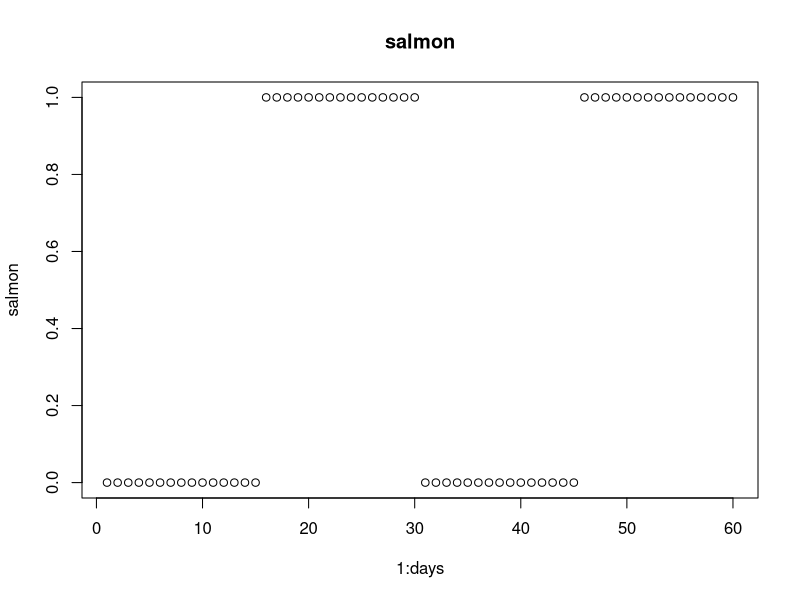
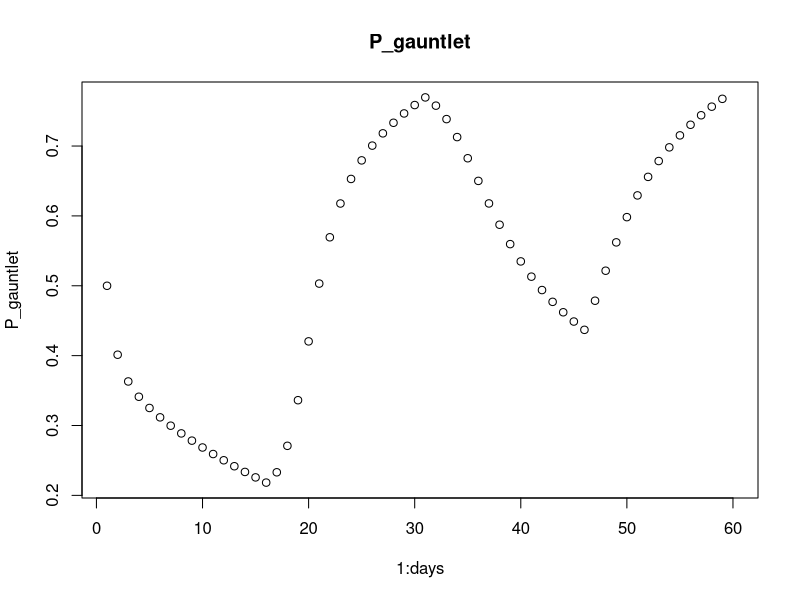
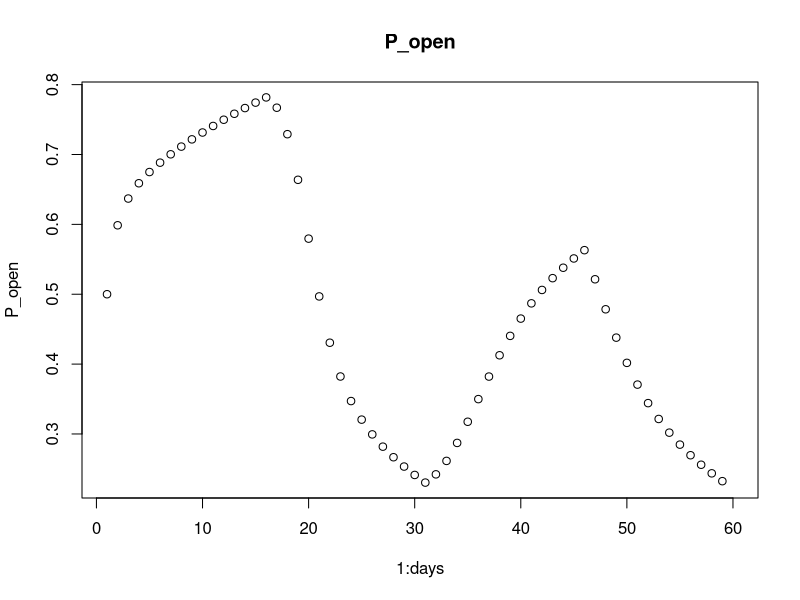
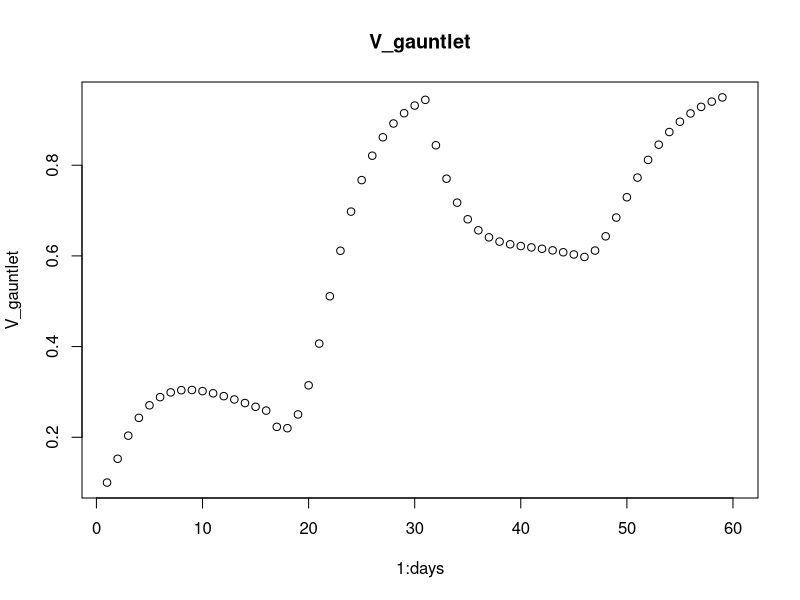
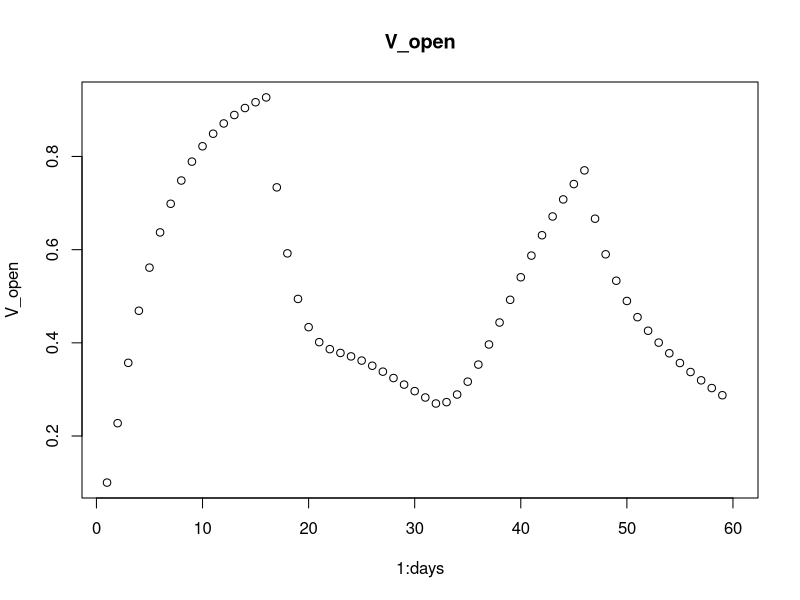
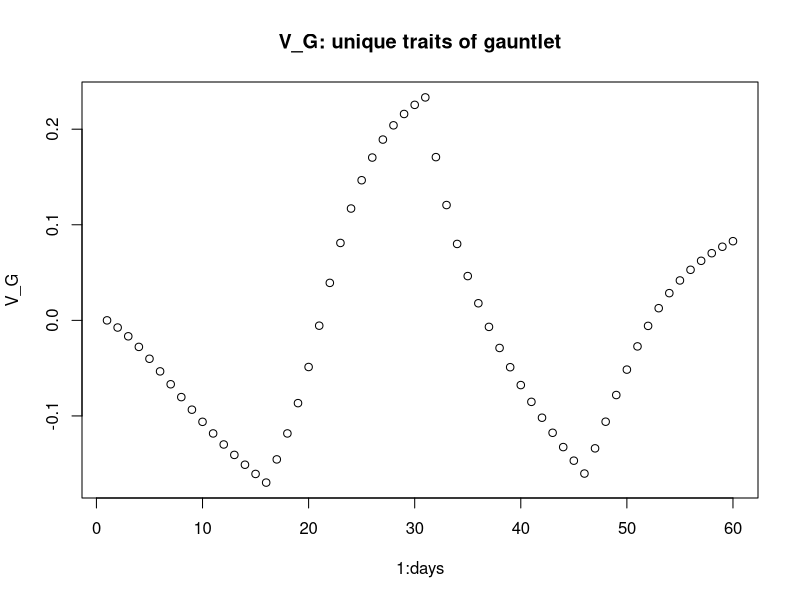
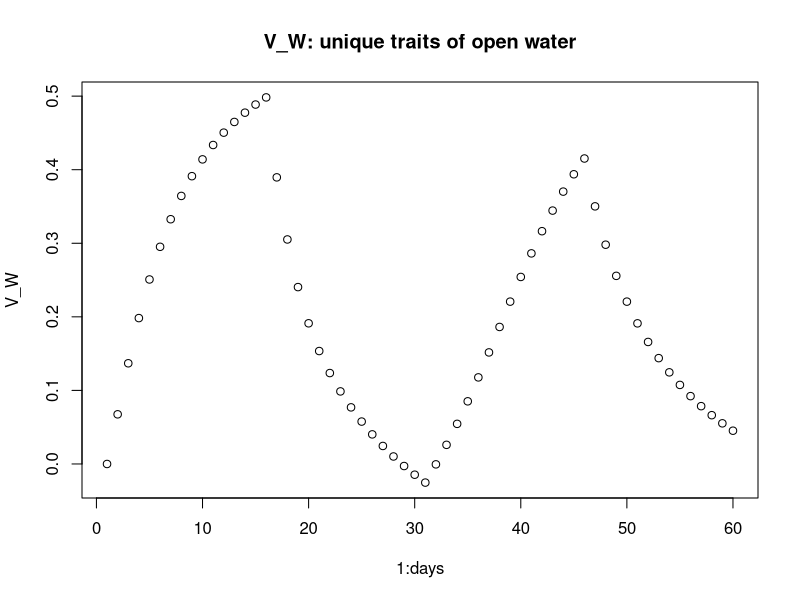
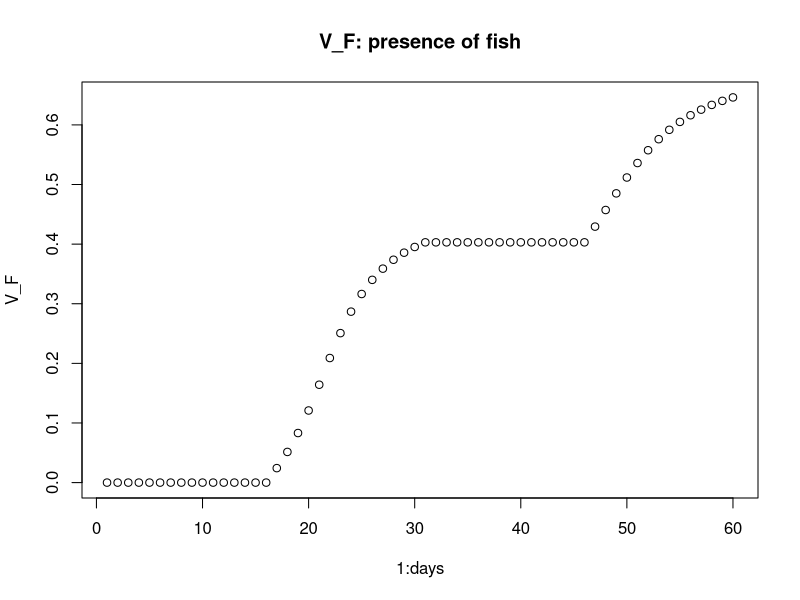

Write R code to recreate these figures, in order.
# Rescorla-Wagner via Miller and Shettleworth 2007, 2013
# December 2023

# parameters
days <- 60
salience <- 0.15 # seems to be standard for this model? Can think about later

# variables (for now this matches the rectangle example in the 2007 paper)
V_G <- array(dim = days) # geography of gauntlet
V_W <- array(dim = days) # geography of open water
V_F <- array(dim = days, data = rep(0, days)) # presence of salmon
V_B <- array(dim = days) # some element(s) in common between both

V_gauntlet <- array(dim = days)
V_open <- array(dim = days)

P_gauntlet <- array(dim = days)
P_open <- array(dim = days)

# stupid little salmon presence/absence by day
# salmon everyday - works great
# salmon <- array(dim = days, data = rep(1, days))
# two salmon pulses
salmon <- array(dim = days, data = c(rep(0, days/4), rep(1, days/4), rep(0, days/4), rep(1, days/4)))

# start values
V_G[1] <- 0
V_W[1] <- 0
V_F[1] <- 0
V_B[1] <- 0.1 # bc something needed to be non-0 I think

# loop
for(day in 1:(days-1)) {
  V_gauntlet[day] <- V_G[day] + V_F[day] + V_B[day]
  V_open[day] <- V_W[day] + V_B[day]
  P_gauntlet[day] <- V_gauntlet[day]/(V_gauntlet[day] + V_open[day])
  P_open[day] <- V_open[day]/(V_gauntlet[day] + V_open[day])
  
  
  if(salmon[day] == 0){ #V_F not presented so no change, open water rewarded
    lambda_g <- 0
    lambda_o <- 1
    V_G[day+1] <- V_G[day] + salience * (lambda_g - (V_G[day] + V_B[day])) * P_gauntlet[day]
    V_W[day+1] <- V_W[day] + salience * (lambda_o - (V_W[day] + V_B[day])) * P_open[day]
    V_F[day+1] <- V_F[day]
    V_B[day+1] <- V_B[day] + 
      (salience * (lambda_o - (V_B[day] + V_W[day])) * P_open[day]) + 
      (salience * (lambda_g - (V_B[day] + V_G[day])) * P_gauntlet[day])
  } else { # gauntlet rewarded and V_F presented
    lambda_g <- 1
    lambda_o <- 0
    V_G[day+1] <- V_G[day] + salience * (lambda_g - (V_G[day] + V_F[day] + V_B[day])) * P_gauntlet[day]
    V_W[day+1] <- V_W[day] + salience * (lambda_o - (V_W[day] + V_B[day])) * P_open[day]
    V_F[day+1] <- V_F[day] + salience * (lambda_g - (V_G[day] + V_F[day] + V_B[day])) * P_gauntlet[day]
    V_B[day+1] <- V_B[day] + 
      (salience * (lambda_o - (V_B[day] + V_W[day])) * P_open[day]) + 
      (salience * (lambda_g - (V_B[day] + V_F[day] + V_G[day])) * P_gauntlet[day])
  }
  
  # correct P_Ls to 0 or 1 if out of range (MS 2013)
  if(P_gauntlet[day] > 1) {
    P_gauntlet[day] <- 1
  } else {
    if(P_gauntlet[day] < 0) {
      P_gauntlet[day] <- 0
    }
  }
  if(P_open[day] > 1) {
    P_open[day] <- 1
  } else {
    if(P_open[day] < 0) {
      P_open[day] <- 0
    }
  }
  
}

plot(1:days, salmon, main = "salmon")
plot(1:days, P_gauntlet, main = "P_gauntlet")
plot(1:days, P_open, main = "P_open")
plot(1:days, V_gauntlet, main = "V_gauntlet")
plot(1:days, V_open, main = "V_open")
plot(1:days, V_G, main = "V_G: unique traits of gauntlet")
plot(1:days, V_W, main = "V_W: unique traits of open water")
plot(1:days, V_F, main = "V_F: presence of fish")
plot(1:days, V_B, main = "V_B: common trait")

